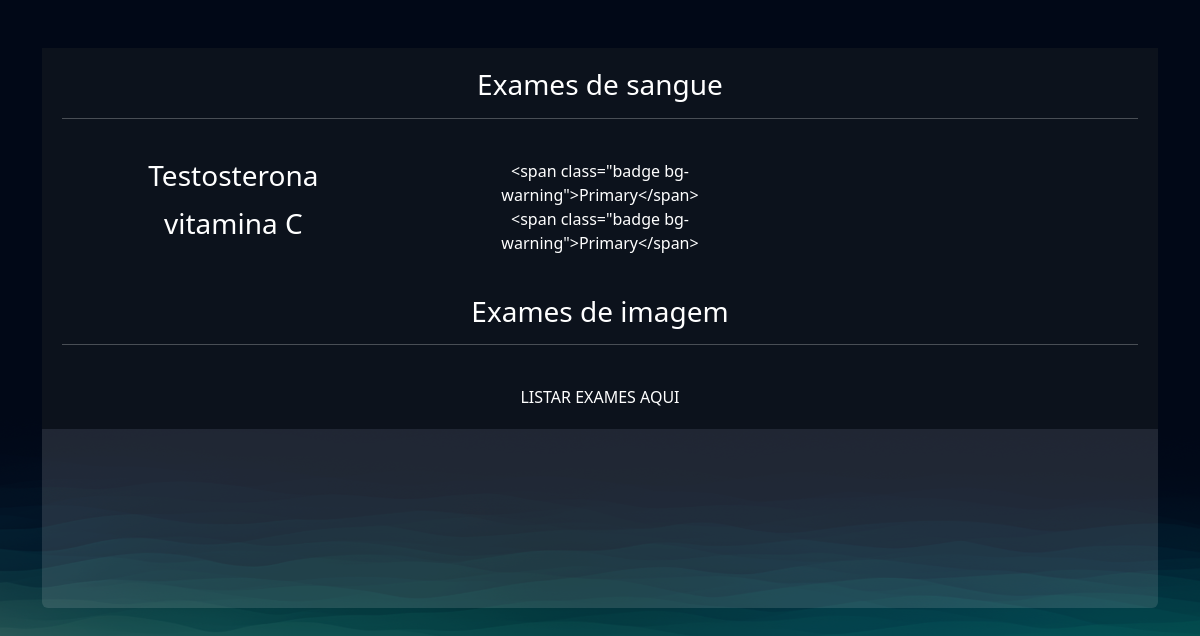
The page /exames/gerenciar_exames/ (signed in) on the database as committed earlier.
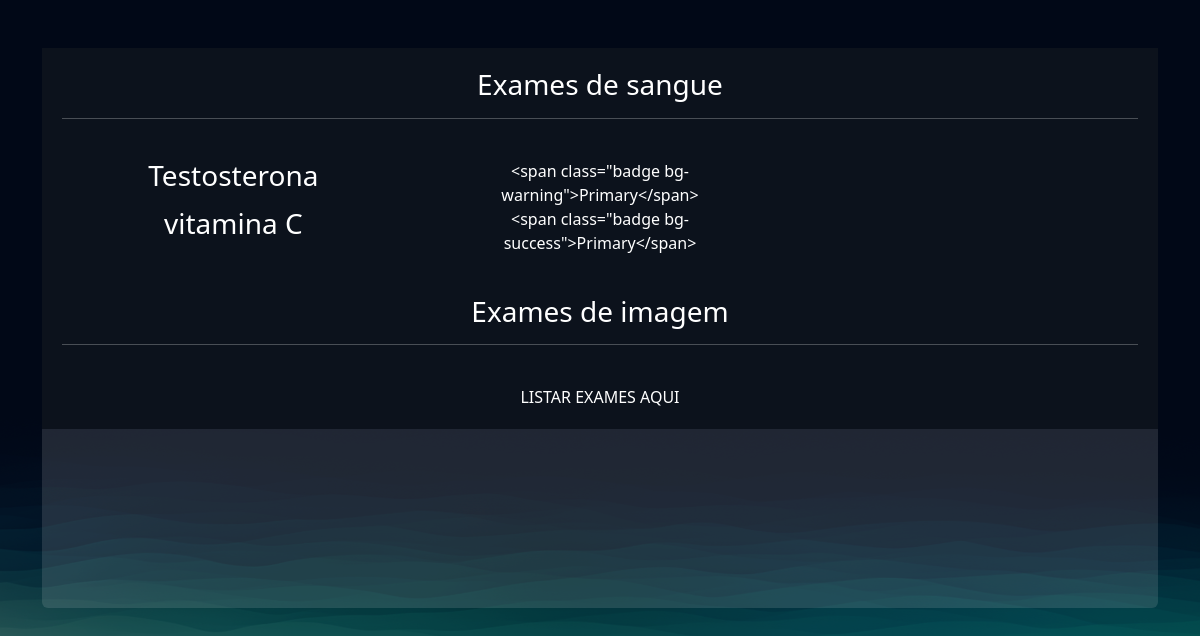
The same page on the database as committed later.
### exames/models.py (models this page shows, shortened)
class SolicitacaoExame(models.Model):
    choice_status = (
      ('E', 'Em análise'),
      ('F', 'Finalizado')
    )
    usuario = models.ForeignKey(User, on_delete=models.DO_NOTHING)
    exame = models.ForeignKey(TiposExames, on_delete=models.DO_NOTHING)
    status = models.CharField(max_length=2, choices=choice_status)
    resultado = models.FileField(upload_to="resultados", null=True, blank=True)
    requer_senha = models.BooleanField(default=False)
    senha = models.CharField(max_length=16, null=True, blank=True)
    def __str__(self):
        return f'{self.usuario} | {self.exame.nome}'
    def badge_template(self):
        if self.status == "E":
            classes = 'bg-warning'
            texto = "Em análise"
        elif self.status == "F":
            classes = 'bg-success'
            texto = "Finalizado"
        return f'<span class="badge {classes}">Primary</span>'

class TiposExames(models.Model):
    tipo_choices = (
        ('I', 'Exame de imagem'),
        ('S', 'Exame de sangue')
    )
    nome = models.CharField(max_length=50)
    tipo = models.CharField(max_length=1, choices=tipo_choices)
    preco = models.FloatField()
    disponivel = models.BooleanField(default=True)
    horario_inicial = models.IntegerField()
    horario_final = models.IntegerField()

### exames/views.py (the view)
# urls.py: path('gerenciar_exames/', views.gerenciar_exames, name="gerenciar_exames"),
@login_required
def gerenciar_exames(request):
    exames = SolicitacaoExame.objects.filter()
    print(exames)
    return render(request, 'gerenciar_exames.html', {'exames':exames})

### exames/templates/gerenciar_exames.html (shortened to what this page needs)
{% extends "bases/base.html" %}
{% load static %}
{% block 'head' %}
<link href="{% static 'exames/css/css.css' %}" rel="stylesheet" />
<link href="{% static 'exames/css/gerenciar_pedidos.css' %}" rel="stylesheet" />
<link href="{% static 'exames/css/gerenciar_exames.css' %}" rel="stylesheet" />
{% endblock 'head' %}
{% block 'conteudo' %}
<br>
<br>
<div class="container">
  <div class="card card-view">
    <div class="sub-card">
      <h3>Exames de sangue</h3>
      <hr>
      <br>
      {% for exame in exames %}
            {% if exame.exame.tipo == 'S'%}
            <div class="row">
                <div class="col-md"><h3>{{exame.exame.nome}}<h3></div>
                <div class="col-md">
                    {{exame.badge_template}}
                </div>
                <div class="col-md"></div>
            </div>
            {% endif %}
       {% endfor %}
    </div>
    <div class="sub-card">
      <h3>Exames de imagem</h3>
      <hr>
      <br>
      LISTAR EXAMES AQUI
    </div>
  </div>
</div>
{% endblock 'conteudo' %}

Rows that differ between the two databases and show on the page:
changed SolicitacaoExame "vitamina C": badge_template "<span class=\"badge bg-warning\">Primary</span>" → "<span class=\"badge bg-success\">Primary</span>"
